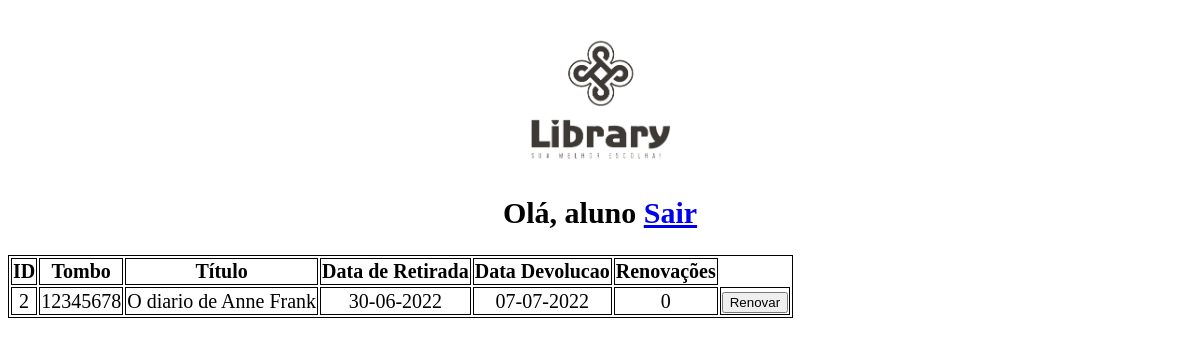
The app's page /ver_emprestimos.php (signed in) with its own data.
### tables this page shows
CREATE TABLE `cadastro_usuarios` (
  `id_usuario` int(11) NOT NULL,
  `tipo_usuario` varchar(1) NOT NULL,
  `matcpf` varchar(20) NOT NULL,
  `nome` varchar(200) NOT NULL,
  `email` varchar(50) NOT NULL,
  `telefone` varchar(12) NOT NULL,
  `celular` varchar(12) NOT NULL,
  `login` varchar(50) NOT NULL,
  `senha` varchar(32) NOT NULL
);

CREATE TABLE `emprestimos` (
  `id_emprestimo` int(11) NOT NULL,
  `id_livro` int(11) NOT NULL,
  `id_usuario` int(11) NOT NULL,
  `data` varchar(10) NOT NULL,
  `data_devolucao` varchar(10) NOT NULL,
  `renovacoes` varchar(1) NOT NULL,
  `emstatus` varchar(1) NOT NULL
);

CREATE TABLE `cadastro_livros` (
  `id_livro` int(11) NOT NULL,
  `genero` varchar(20) NOT NULL,
  `isbn` varchar(13) NOT NULL,
  `tombo` varchar(20) NOT NULL,
  `titulo` varchar(200) NOT NULL,
  `autores` varchar(200) NOT NULL,
  `edicao` varchar(2) NOT NULL,
  `ano` varchar(4) NOT NULL,
  `editora` varchar(20) NOT NULL,
  `exemplar` varchar(4) NOT NULL,
  `observacoes` varchar(400) NOT NULL
);

### verifica_sessao.php (called while the page is built, shortened)
<?php
require_once 'conexao_bd.php';
if (!isset($_SESSION['logado'])) {
  header('Location: login.php');
} else {
  $id = $_SESSION['id_usuario'];
  $sql = "SELECT * FROM cadastro_usuarios WHERE id_usuario = '$id' ";
  $resultado = mysqli_query($conexao, $sql);
  $dados = mysqli_fetch_array($resultado);
}

### ver_emprestimos.php (the view, shortened to what this page needs)
<?php
require_once 'verifica_sessao.php';
?>
<!DOCTYPE HTML>
<html>
<head>
  <link rel="stylesheet" href="./estilos/estilo_02.css">
</head>
<body>
  <div class="bloco">
    <img src="./imagens/library.png" style="width:12%" ;br>
    <h2>Olá, <?php echo $dados['login']; ?> <a href='logout.php'>Sair</a></h2>
    <?php
    include 'conexao_bd.php';
    $sql = "SELECT emprestimos.id_emprestimo, emprestimos.data, emprestimos.data_devolucao, emprestimos.renovacoes, emprestimos.emstatus,cadastro_livros.isbn, cadastro_livros.tombo, cadastro_livros.titulo, cadastro_usuarios.id_usuario, cadastro_usuarios.nome, cadastro_usuarios.matcpf FROM emprestimos
    INNER JOIN cadastro_livros ON emprestimos.id_livro = cadastro_livros.id_livro
    INNER JOIN cadastro_usuarios ON emprestimos.id_usuario = cadastro_usuarios.id_usuario WHERE cadastro_usuarios.id_usuario='$id' AND emprestimos.emstatus='E'";
    $resultado = mysqli_query($conexao, $sql);
    if (mysqli_num_rows($resultado) > 0) {
      while ($row = mysqli_fetch_assoc($resultado)) {
        echo "<form action='$_SERVER[PHP_SELF]' name='fvemprestimos' method='POST'>";
        echo "<table><tr><th>ID</th><th>Tombo</th><th>Título</th><th>Data de Retirada</th><th>Data Devolucao</th><th>Renovações</th></tr>";
        echo  "<tr><td>" . $row["id_emprestimo"] . "</td><td>" . $row["tombo"] . "</td><td>" . $row["titulo"] . "</td><td>" . $row["data"] . "</td><td>" . $row["data_devolucao"] . "</td><td>" . $row["renovacoes"] . "</td><td>" . "<button type='submit'  name='renovar' value='$row[id_emprestimo]'>Renovar</button>" . "</td></tr>" . "</table>";
        echo "</form>";
      }
    } else {
      echo "Nenhum emprestimo foi encontrado";
    }
    ?>
  </div>
  <body>
</html>

### estilos/estilo_02.css (style rules this page uses)
.bloco { padding: 28px 0; text-align: center; font-size: 20px; }
::placeholder { text-align: center; color: black; }
table, th, td { border: 1px solid black; }

### records on screen
cadastro_usuarios: login "aluno"
emprestimos: id_emprestimo "2", id_livro.tombo "12345678", id_livro.titulo "O diario de Anne Frank", data "30-06-2022", data_devolucao "07-07-2022", renovacoes "0"
